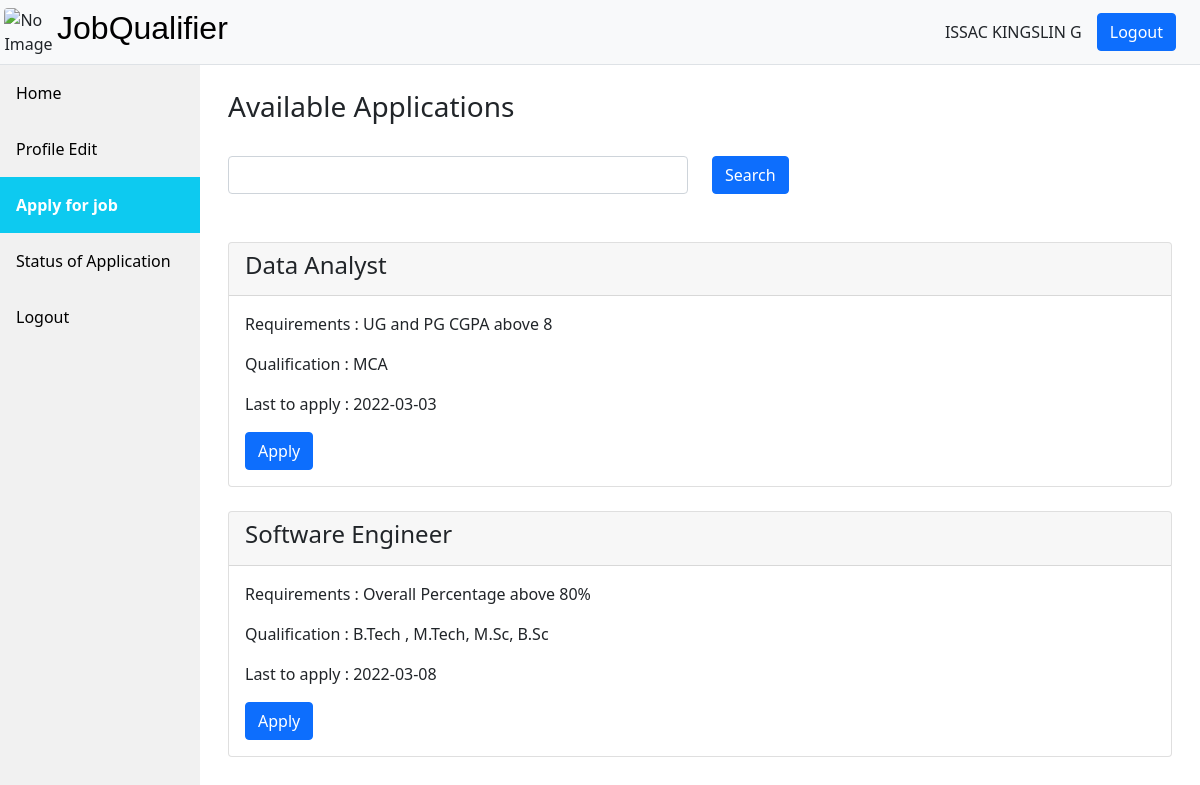
Screenshot of /candidate/selectapplication.php (signed in) with the database file from the repository.
### tables this page shows
CREATE TABLE `roles` (
  `roleid` varchar(15) NOT NULL,
  `Name` varchar(25) NOT NULL,
  `requirement` varchar(100) NOT NULL,
  `qualification` varchar(100) NOT NULL,
  `last_date` date NOT NULL
);

### candidate/selectapplication.php (the view, shortened to what this page needs)
<?php
  	$conn = mysqli_connect("localhost","root","","jobqualifier");
	if($_SERVER["REQUEST_METHOD"]=="POST"){
		$word = $_POST['role'];
  		$roles = "select * from roles where last_date > sysdate() AND Name LIKE '%$word%';";
	}
	else{
		$roles = "select * from roles where last_date > sysdate();";
	}
  	$result = mysqli_query($conn,$roles);
?>
<!DOCTYPE html>
<html lang="en">
	<head>
		<link href="https://cdn.jsdelivr.net/npm/bootstrap@5.1.3/dist/css/bootstrap.min.css" rel="stylesheet">
		<link rel="stylesheet" href="../assets/index.css">
		<link rel="stylesheet" href="../assets/sidebar.css">
	</head>
	<body>
		<header class="d-flex flex-wrap justify-content-left py-2 border-bottom bg-light">
			<div class="d-flex align-items-center  me-md-auto">
				<img src="../assets/images/logo.webp" alt="No Image" id="logo" style="margin-left: 2%;" class="rounded">
				<h5 class="fs-2 companytitle" style="margin-left: 2%;">JobQualifier</h5>
			</div>
			<ul class="nav nav-pills align-items-center" style="margin-right:2%">
				<li class="nav-item" style="margin-right:15px;">
					<?php echo $_SESSION['login_name'];?>
				</li>
				<li class="nav-item">
					<a href="../logout.php">
						<input type="button" value="Logout"  class="btn btn-primary">
					</a>
				</li>
			</ul>
		</header>
		<div class="sidebar">
			<a href="../candidatedashboard.php">Home</a>
			<a href="editProfile.php">Profile Edit</a>
			<a class="active"href="selectapplication.php">Apply for job</a>
			<a href="statusview.php">Status of Application</a>
			<a href="../logout.php">Logout</a>
		</div>
		<div class="content">
			<div class="container"><br>
				<h3> Available Applications </h3><br/>
				<form action="selectapplication.php" method="post">
					<div class="form-group">
						<div class="row">
							<div class="col">
								<input type="text" name="role" class="form-control" id="srole">
							</div>
							<div class="col">
								<button type="submit" name="Search" class="btn btn-primary">Search</button>
							</div>
						</div>
					</div>
				</form>
				<br><br>
				<?php if ($result->num_rows > 0) :?>
				<?php while($row = $result->fetch_assoc()) :?>
				<div class="card card-default">
					<div class="card-header">
						<h4 class="card-title"><?php echo $row['Name'];?></h4>
					</div>
					<div class="card-body">
						<p>Requirements  : <?php echo $row['requirement'];?></p>
						<p>Qualification : <?php echo $row['qualification'];?></p>
						<p>Last to apply : <?php echo $row['last_date'];?></p>
						<a href="terms.php?roleid=<?php echo $row['roleid']; ?>">
							<button class="btn btn-primary">Apply</button>
						</a>
					</div>
				</div>
				<br/>
				<?php endwhile; ?>
				<?php else: ?>
					<h4> Wait for our updates </h4>
				<?php endif; ?>
			</div>
		</div>
	</body>
</html>

### assets/index.css (style rules this page uses)
#logo { max-width: 50px; max-height: 50px; margin-left: 10%; }
.companytitle { font-family: 'Gill Sans', 'Gill Sans MT', Calibri, 'Trebuchet MS', sans-serif; color: black; }
header { overflow: auto; position:sticky; top:0; }

### assets/sidebar.css (style rules this page uses)
body { height: 100%; }
.sidebar { margin: 0; padding: 0; width: 200px; background-color: #f1f1f1; position: fixed; height: 100%; overflow: auto; }
.sidebar a { display: block; color: black; padding: 16px; text-decoration: none; }
.sidebar a.active { background-color: #0dcaf0 !important; color: white; font-weight: bold; }
div.content { margin-left: 200px; padding: 1px 16px; height: 100%; }

### rows the page displays
roles: Name "Data Analyst", requirement "UG and PG CGPA above 8", qualification "MCA", last_date "2022-03-03"
roles: Name "Software Engineer", requirement "Overall Percentage above 80%", qualification "B.Tech , M.Tech, M.Sc, B.Sc", last_date "2022-03-08"

### other values shown
$_SESSION['login_name'] "ISSAC KINGSLIN G"
